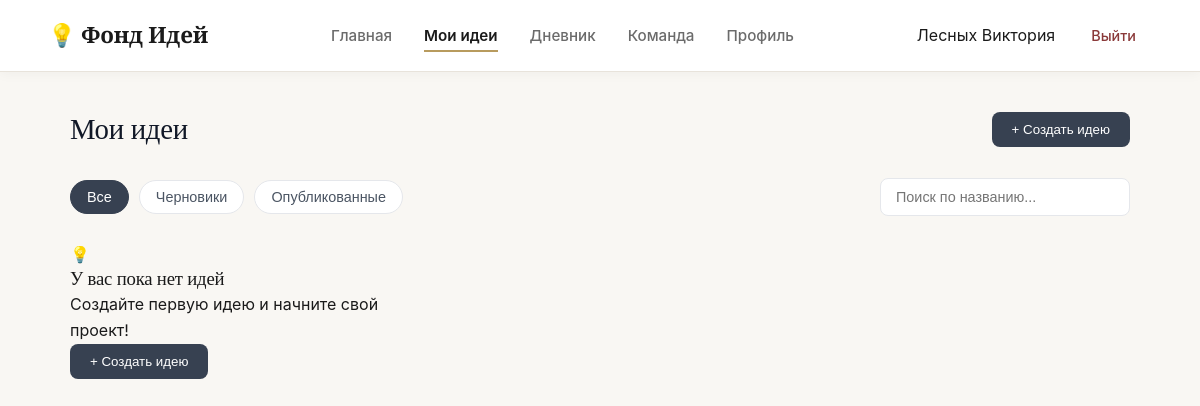
/ideas (signed in), run on an earlier commit of the app's database.
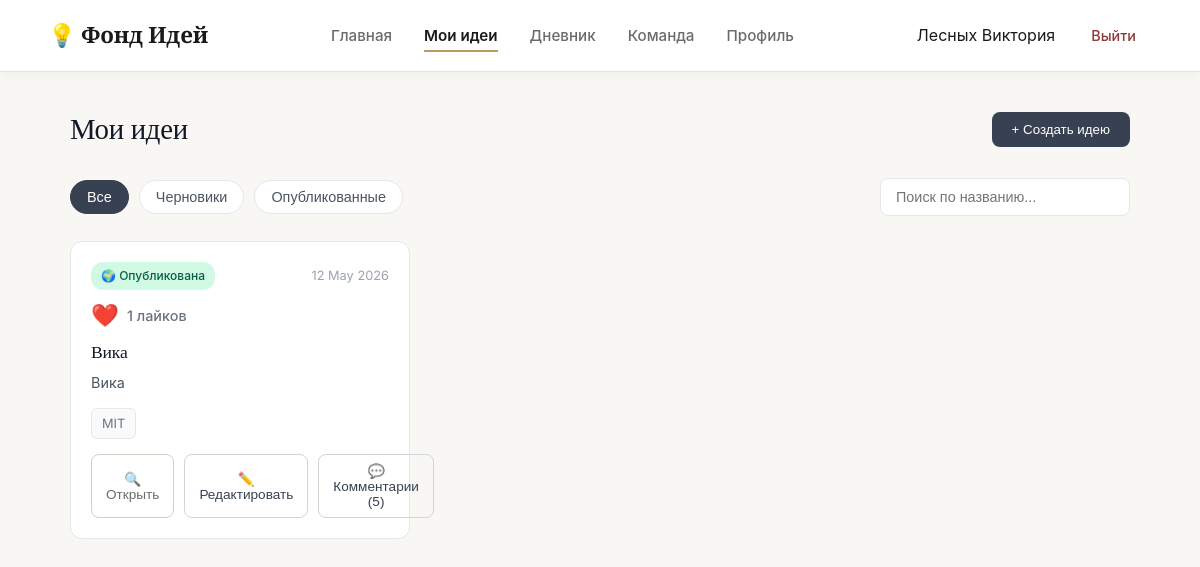
And on a later commit of the database.
### data/models.py (models this page shows, shortened)
class User(db.Model):
    id = db.Column(db.Integer, primary_key=True)
    username = db.Column(db.String(80), nullable=False)
    email = db.Column(db.String(120), unique=True, nullable=False)
    password_hash = db.Column(db.String(256))
    bio = db.Column(db.Text, default="Основатель стартапа в области EdTech...")
    about_me = db.Column(db.Text, default="")
    city = db.Column(db.String(100), default="Москва, Россия")
    joined_year = db.Column(db.String(10), default="2026")
    is_email_visible = db.Column(db.Boolean, default=True)
    is_city_visible = db.Column(db.Boolean, default=True)
    is_photo_visible = db.Column(db.Boolean, default=True)
    is_skills_visible = db.Column(db.Boolean, default=True)
    is_description_visible = db.Column(db.Boolean, default=True)
    is_ideas_visible = db.Column(db.Boolean, default=True)
    is_team_visible = db.Column(db.Boolean, default=True)
    ideas = db.relationship('Idea', backref='author', lazy=True)
    diary_entries = db.relationship('DiaryEntry', backref='owner', lazy=True)
    skills = db.relationship('Skill', backref='owner_skill', lazy=True)

class Idea(db.Model):
    id = db.Column(db.Integer, primary_key=True)
    user_id = db.Column(db.Integer, db.ForeignKey('user.id'), nullable=False)
    title = db.Column(db.String(200), nullable=False)
    description = db.Column(db.Text)
    category = db.Column(db.String(50))
    visibility = db.Column(db.String(20), default='draft')
    license = db.Column(db.String(20), default='all_rights')
    tags = db.Column(db.String(200))
    date = db.Column(db.String(50))

### app.py (the view)
@app.route('/ideas')
def ideas():
    user = get_current_user()
    if not user: return redirect(url_for('index'))
    liked_ideas = {l.idea_id for l in Like.query.filter_by(user_id=user.id).all()}
    return render_template('ideas.html', username=user.username, user=user, liked_ideas=liked_ideas)

### app.py (called while the page is built)
def get_current_user():
    if 'user_id' in session:
        return User.query.get(session['user_id'])
    return None

### templates/ideas.html (shortened to what this page needs)
<!DOCTYPE html>
<html lang="ru">
<head>
    <link rel="stylesheet" href="{{ url_for('static', filename='css/styles.css') }}">
    <link rel="stylesheet" href="{{ url_for('static', filename='css/ideas.css') }}">
    <link rel="stylesheet" href="{{ url_for('static', filename='css/dashboard.css') }}">
</head>
<body class="dash-body">
    <nav class="navbar">
        <div class="nav-brand">💡 Фонд Идей</div>
        <div class="nav-links">
            <a href="{{ url_for('dashboard') }}">Главная</a>
            <a href="{{ url_for('ideas') }}" class="active">Мои идеи</a>
            <a href="{{ url_for('diary') }}">Дневник</a>
            <a href="{{ url_for('team') }}">Команда</a>
            <a href="{{ url_for('profile') }}">Профиль</a>
        </div>
        <div class="nav-user">
            <span>{{ username }}</span>
            <a href="{{ url_for('logout') }}" class="btn-logout">Выйти</a>
        </div>
    </nav>
    <main class="ideas-main">
        <div class="ideas-header">
            <h1>Мои идеи</h1>
            <button class="btn-create" onclick="openModal()">+ Создать идею</button>
        </div>
        <div class="ideas-controls">
            <div class="filters">
                <button class="filter-btn active" data-filter="all">Все</button>
                <button class="filter-btn" data-filter="draft">Черновики</button>
                <button class="filter-btn" data-filter="published">Опубликованные</button>
            </div>
            <div class="search-box">
                <input type="text" id="searchInput" placeholder="Поиск по названию...">
            </div>
        </div>
        <div class="ideas-grid" id="ideasGrid">
            {% if user.ideas %}
                {% for idea in user.ideas|reverse %}
                <div class="idea-card"
                     data-id="{{ idea.id }}"
                     data-title="{{ idea.title | e }}"
                     data-desc="{{ idea.description | e }}"
                     data-category="{{ idea.category }}"
                     data-visibility="{{ idea.visibility }}"
                     data-license="{{ idea.license }}"
                     data-tags="{{ idea.tags | e }}"
                     data-date="{{ idea.date }}">
                    <div class="card-header">
                        <span class="badge {{ 'published' if idea.visibility == 'published' else ('private' if idea.visibility == 'private' else 'draft') }}">
                            {{ '🌍 Опубликована' if idea.visibility == 'published' else ('🔒 Приватная' if idea.visibility == 'private' else '📝 Черновик') }}
                        </span>
                        <span class="date">{{ idea.date }}</span>
                    </div>
                    <div class="idea-likes" style="display: flex; align-items: center; gap: 8px; margin-bottom: 12px; color: #6b7280; font-size: 0.9rem;">
                        <form action="/like_idea/{{ idea.id }}" method="POST" style="display: inline;">
                            <button type="submit" style="background: none; border: none; cursor: pointer; font-size: 1.4rem; padding: 0; transition: transform 0.2s;" onmouseover="this.style.transform='scale(1.2)'" onmouseout="this.style.transform='scale(1)'">
                                {{ '❤️' if idea.id in liked_ideas else '🤍' }}
                            </button>
                        </form>
                        <span style="font-weight: 500;">{{ idea.likes|length }} лайков</span>
                    </div>
                    <h3>{{ idea.title }}</h3>
                    <p>{{ idea.description }}</p>
                    <div class="card-tags">
                        <span class="license-badge">
                            {{ '© Все права' if idea.license == 'all_rights' else
                               'CC BY' if idea.license == 'cc_by' else
                               'CC BY-SA' if idea.license == 'cc_by_sa' else
                               'CC BY-NC' if idea.license == 'cc_by_nc' else
                               'MIT' if idea.license == 'mit' else
                               'Public Domain' }}
                        </span>
                    </div>
                    <div class="card-actions">
                        <button class="action-btn" onclick="openViewModal(this.closest('.idea-card'))">🔍 Открыть</button>
                        <button class="action-btn outline" onclick="openEditModal(this.closest('.idea-card'))">✏️ Редактировать</button>
                        <button class="action-btn outline" onclick="openCommentsModal({{ idea.id }})">💬 Комментарии ({{ idea.comments|length }})</button>
                    </div>
                </div>
                {% endfor %}
            {% else %}
                <div class="empty-state">
                    <div class="empty-icon">💡</div>
                    <h3>У вас пока нет идей</h3>
                    <p>Создайте первую идею и начните свой проект!</p>
                    <button class="btn-create" onclick="openModal()">+ Создать идею</button>
                </div>
            {% endif %}
        </div>
    </main>
</body>
</html>

### static/css/styles.css (style rules this page uses)
:root { --bg-paper: #F9F7F3; --bg-white: #FFFFFF; --bg-edge: #F1EDE6; --text-ink: #1A1A1A; --text-pencil: #6B6B6B; --text-light: #9CA3AF; --accent-binding: #8B3A3A; --accent-binding-hover: #6B2D2D; --accent-foil: #B89B5E; --accent-foil-light: #D4C5A3; --border-paper: #E8E3DB; --border-dark: #D4CFC5; --shadow-soft: 0 4px 20px rgba(26, 26, 26, 0.06); --shadow-medium: 0 8px 30px rgba(26, 26, 26, 0.08); --shadow-card: 0 2px 12px rgba(26, 26, 26, 0.04); --radius-sm: 8px; --radius-md: 12px; --radius-lg: 16px; --ease-smooth: cubic-bezier(0.25, 0.1, 0.25, 1); --transition-base: all 0.3s var(--ease-smooth); }
* { margin: 0; padding: 0; box-sizing: border-box; }
body { font-family: 'Inter', -apple-system, BlinkMacSystemFont, 'Segoe UI', sans-serif; background: var(--bg-paper); color: var(--text-ink); line-height: 1.65; -webkit-font-smoothing: antialiased; -moz-osx-font-smoothing: grayscale; }
h1, h2, h3, h4, h5, h6 { font-family: 'Cormorant Garamond', Georgia, serif; font-weight: 500; line-height: 1.25; letter-spacing: -0.01em; color: var(--text-ink); }
.navbar { height: 72px; padding: 0 48px; background: var(--bg-white); display: flex; align-items: center; justify-content: space-between; border-bottom: 1px solid var(--border-paper); box-shadow: var(--shadow-card); position: sticky; top: 0; z-index: 100; }
.nav-brand { font-family: 'Cormorant Garamond', serif; font-weight: 600; font-size: 1.4rem; color: var(--text-ink); letter-spacing: -0.01em; }
.nav-links { display: flex; gap: 32px; }
.nav-links a { text-decoration: none; color: var(--text-pencil); font-weight: 500; font-size: 0.95rem; transition: var(--transition-base); position: relative; padding: 4px 0; }
.nav-links a::after { content: ''; position: absolute; bottom: 0; left: 0; width: 0; height: 2px; background: var(--accent-foil); transition: width 0.3s var(--ease-smooth); }
.nav-links a.active, .nav-links a:hover { color: var(--text-ink); font-weight: 600; }
.nav-links a.active::after, .nav-links a:hover::after { width: 100%; }
.nav-user { display: flex; align-items: center; gap: 20px; }
.btn-logout { color: var(--accent-binding); text-decoration: none; font-weight: 500; font-size: 0.9rem; transition: var(--transition-base); padding: 8px 16px; border-radius: var(--radius-sm); }

### static/css/dashboard.css (style rules this page uses)
.dash-body { background: var(--bg-paper); min-height: 100vh; }
.action-btn { padding: 8px 14px; border: 1px solid var(--border-dark); background: var(--bg-white); border-radius: 8px; cursor: pointer; font-size: 0.85rem; color: var(--text-pencil); transition: var(--transition-base); }
.action-btn.outline { background: transparent; }

What changed in the data, as far as the page shows it:
added Idea: visibility "🌍 Опубликована", date "12 May 2026", id "❤️", likes|length "1", title "Вика", description "Вика", license "MIT", comments|length "5"
Also different on the page:
text no longer shown: "💡 У вас пока нет идей Создайте первую идею и начните свой проект! + Создать идею"
